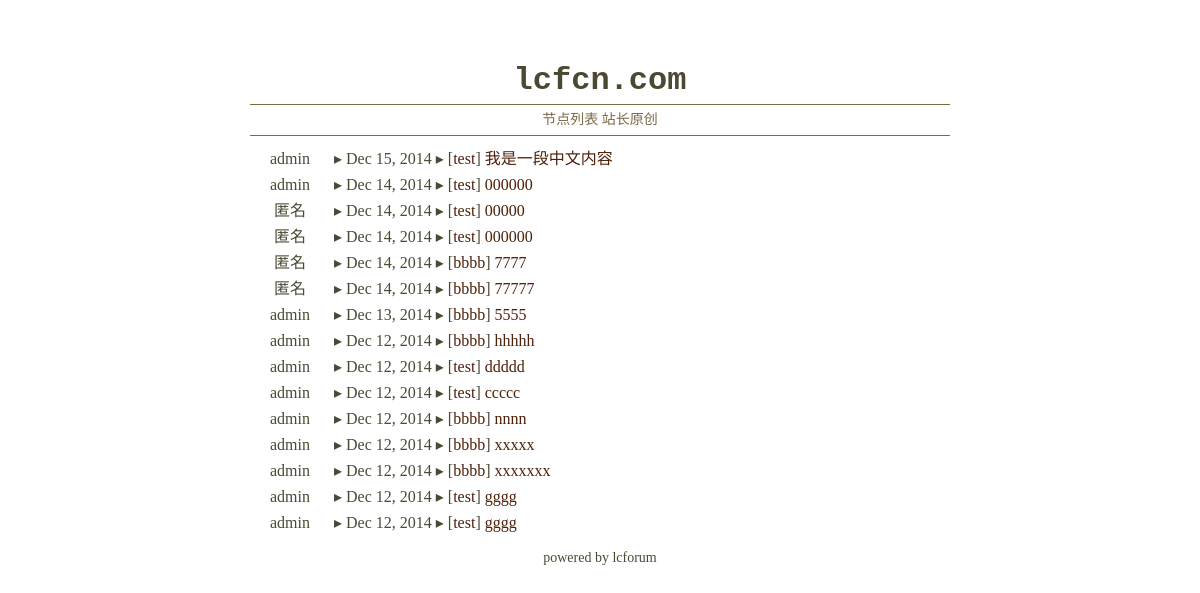
Before: / with the older database file.
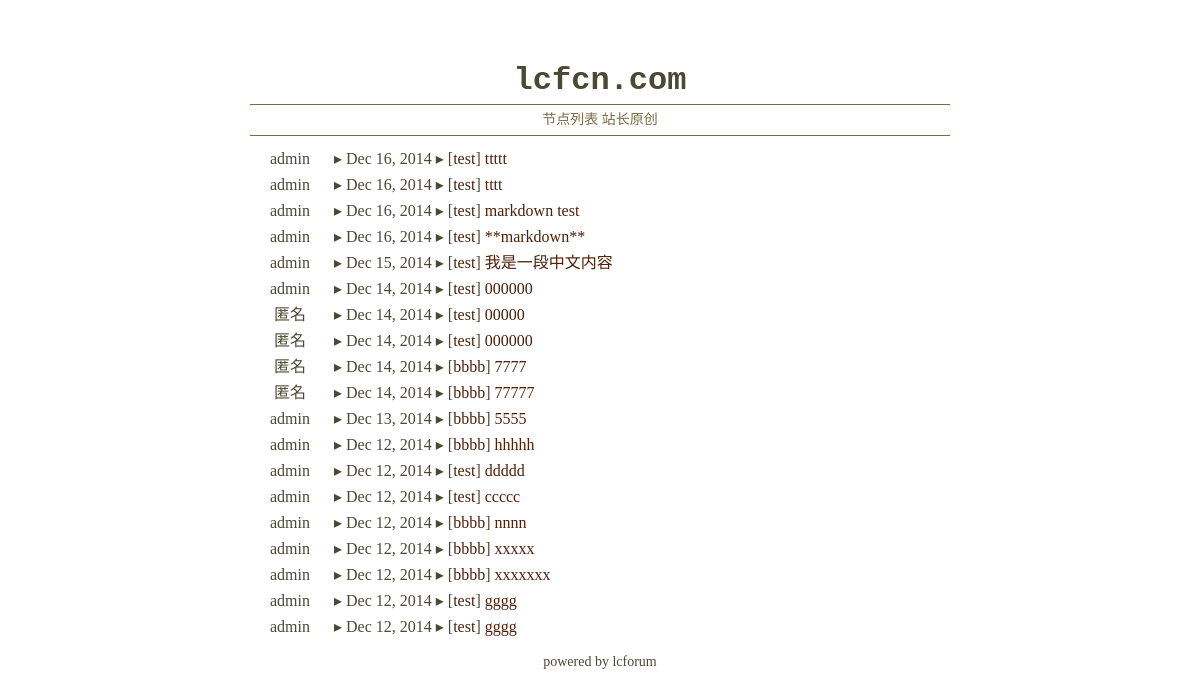
After: the same page with the newer database file.
### forum/models.py (models this page shows, shortened)
class PostBase(DateTimeBase):
    title = models.CharField(max_length=200)
    content = models.TextField(blank=True, null=True)
    author = models.ForeignKey(User, null=True, related_name='%(class)s', on_delete=models.SET_NULL)
    content_md = models.TextField(blank=True, null=True)
    bygod = models.BooleanField(default=False)
    class Meta:
        abstract = True

class Post(PostBase):
    node = models.ForeignKey(NodeTag, null=True, related_name='posts', on_delete=models.SET_NULL)

class DateTimeBase(models.Model):
    created = models.DateTimeField(auto_now_add=True)
    last_edited = models.DateTimeField(auto_now=True)
    class Meta:
        abstract = True

class NodeTag(DateTimeBase):
    name = models.CharField(max_length=100)
    description = models.TextField(blank=True, null=True)

### forum/templates/forum/post/list.html
{% extends "forum/base.html" %}
{% load i18n %}
    {% block container %}
    <div id="thread-list">
        {% for thread in post_list reversed %}
        <div class="thread-item">
            <span class="thread-author">{{ thread.author.username|default:"匿名" }}</span>
            ▸
            <span class="thread-created">{% language 'en' %}{{ thread.created|date:"M d, Y" }}{% endlanguage %}</span>
            ▸
            <span class="thread-title">
                [<a href="{% url 'nodetag-detail' pk=thread.node.pk %}">{{ thread.node.name|default:"-" }}</a>]
                <a href="{% url 'post-detail' pk=thread.pk %}">{{ thread.title }}</a>
            </span>
        </div>
        {% endfor %}
    </div>
    {% endblock %}

Changed rows visible on the page:
added Post: author.username "admin", created "Dec 16, 2014", node.name "test", title "ttttt"
added Post: author.username "admin", created "Dec 16, 2014", node.name "test", title "tttt"
added Post: author.username "admin", created "Dec 16, 2014", node.name "test", title "markdown test"
added Post: author.username "admin", created "Dec 16, 2014", node.name "test", title "**markdown**"
